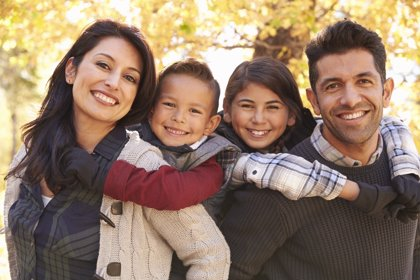
#> input picture b2.-Visión Artificial/0.-Img/Familia.jpg, 420 x 280 px
$ python '7.-Reconocimiento Facial y de Patrones.py'
#> lines starting #> are read from the running program, lines starting #| are printed output that depends on the picture; after the words box and inside, x2 and y2 are one past the last pixel; in counts of white or black regions, pixels touching at a corner belong together
#IMPORTACIÓN DE LIBRERÍAS:
import cv2 as cv #Librería OpenCV: Sirve para todo tipo de operaciones de visión artificial


#RECONOCIMIENTO FACIAL:
#Documentación de la base de datos de OpenCV para realizar el reconocimiento facial:
#https://github.com/opencv/opencv/tree/master
#HAAR CASCADES: Algoritmo de reconocimiento facial, para poder hacer el reconocimiento facial se debe hacer la extracción de la
#base de datos de haarcascade, de sus archivos xml es de donde se saca la información para poder realizar un correcto
#reconocimiento facial, en específico se jala el archivo haarcascade_frontalface_default.xml que se encuentra en el siguiente
#link, para verlo después como un texto normal y copiarlo a un bloc de notas, se debe dar clic en Raw y pegarlo en un documento
#del bloc de notas, este archivo será utilizado después, es recomendable tener una copia local para el reconocimiento facial por
#cualquier problema de conexión, actualización de la base de datos, etc. Para identificar cada parte distinta del rostro se deben
#usar diferentes bases de datos dentro de la documentación de OpenCV.

#PARÁMETROS DEL RECONOCIMIENTO FACIAL
color_rectangulo_rostro = (0, 0, 255) #Color BGR del borde del rectángulo de reconocimiento facial para rostros
grosor_rectangulo_rostro = 2 #Grosor del borde del rectángulo que identifica rostros
color_circulo_ojo = (255, 255, 0) #Color BGR del borde del rectángulo de reconocimiento facial para ojos
grosor_circulo_ojo = 2 #Grosor del borde del rectángulo que identifica ojos

#1.- Recopilación de imágenes.
img1 = cv.imread('0.-Img/Familia.jpg', 1) #Imagen RGB obtenida con el método imread()
#> img1 is the input picture: shape (280, 420, 3); mean B, G, R 104.9, 123.4, 146.6

#2.- Conversión a escala de grises: Porque es más sencillo analizar una matriz a analizar 3 sobrepuestas.
#cvtColor(): Método de la librería OpenCV que recibe como primer parámetro una imagen RGB y en su segundo parámetro recibe un
#atributo de OpenCV llamado cv.COLOR_BGR2GRAY para convertir una imagen RGB a su escala de grises.
img_gray = cv.cvtColor(img1, cv.COLOR_BGR2GRAY)
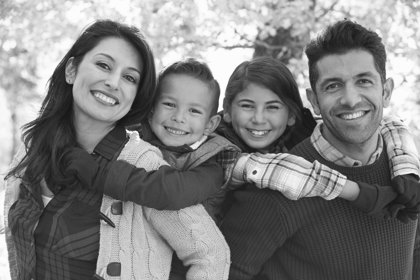
#> img_gray: shape (280, 420); min 16, max 255, mean 128.3

#cv.CascadeClassifier(): Este es un clasificador en cascada, esto se refiere a que dependiendo de ciertas características del
#reconocimiento facial, puede ir segmentando hasta identificar un rostro, ya sea de hombre, mujer, perro, gato, etc. porque cada
#uno tiene características especiales, para que funcione esto, se debe indicar como parámetro del método la base de datos
#descargada de la documentación de Github de OpenCV con extensión xml.
#https://docs.opencv.org/3.4/db/d28/tutorial_cascade_classifier.html
#Para la identificación de rostros, específicamente se utiliza la base de datos llamada haarcascade_frontalface_default.xml:
#https://github.com/opencv/opencv/tree/4.x/data/haarcascades
clasificador_caras = cv.CascadeClassifier('7.-API_Reconocimiento_Facial/7.- Reconocimiento facial OpenCV - Rostros.xml')

#objetoCascadeClassifier.detectMultiScale(): Con este método se accede a la base de datos de reconocimiento facial de OpenCV
#para el reconocimiento de rostros, a este se le pasa como parámetro la imagen que se quiere analizar, pero antes se debió haber
#obtenido la escala de grises de la imagen y jalado con el método cv.CascadeClassifier() la base de datos de reconocimiento de
#rostros.
caras = clasificador_caras.detectMultiScale(img_gray)
#> caras = [[229, 82, 63, 63], [149, 82, 67, 67], [70, 39, 78, 78], [308, 51, 83, 83]]

#Bucle for para obtener las coordenadas y dimensiones de las caras
for (x, y, ancho, alto) in caras:
    #cv.rectangle(): Con este método perteneciente a la librería OpenCV se puede crear un rectángulo, en él se indica primero
    #en que imagen obtenida con el método imread() se va a dibujar la figura, luego las coordenadas iniciales x,y de la imagen
    #en donde se va a dibujar la esquina superior izquierda del rectángulo, que en este caso son las coordenadas x,y obtenidas
    #con el reconocimiento facial, seguido de las coordenadas finales x,y que son las que incluyen el ancho y alto del rostro
    #identificado, posteriormente se indica su color y si se quiere que sea hueco o sólido el rectángulo, si se buscara que fuera
    #sólido se pondría un -1, si fuera hueco, en esta parte se indicaría el los pixeles del grosor del borde del rectángulo.
    cv.rectangle(img1, (x, y), (x + ancho, y + alto), color_rectangulo_rostro, grosor_rectangulo_rostro)
    #Para cada parte del rostro que se quiera identificar se debe crear un clasificador, todos alimentándose de la misma base de
    #datos, pero usándose para identificar distintas partes del rostro, para la parte específica de los ojos se usa la base de
    #datos llamada haarcascade_eye.xml de la documentación de OpenCV que se encuentra en el siguiente link:
    #https://raw.githubusercontent.com/opencv/opencv/master/data/haarcascades/haarcascade_eye.xml
    clasificador_ojos = cv.CascadeClassifier('7.-API_Reconocimiento_Facial/7.- Reconocimiento facial OpenCV - Ojos.xml')
    #Extraer las coordenadas de la matriz cara desde la coordenada "y" hasta "y + alto" y la coordenada "x" hasta "x + ancho" de
    #la imagen en escala de grises
    caraIndividual = img_gray[y:y+alto, x:x+ancho]
    #objetoCascadeClassifier.detectMultiScale(): Con este método se accede a la base de datos de reconocimiento facial de OpenCV
    #para el reconocimiento de ojos, a este se le pasa como parámetro la imagen que se quiere analizar, pero antes se debió
    #haber obtenido la colección de datos de identificación de rostros y jalado con el método cv.CascadeClassifier() la base de
    #datos de reconocimiento ocular. Si no se está haciendo correctamente el análisis del rostro, en esta parte es donde se puede
    #sintonizar la detección de rostros para mejorarla con los siguientes parámetros:
    # - Matriz a analizar: Que en el caso de los ojos es una submatriz de la matriz que identifica rostros.
    # - Factor de escala: Parámetro que especifica cuánto se reduce el tamaño de la imagen en cada escala de la imagen original,
    #   el factor de escala por default es de 1.1 (scaleFactor). Este valor se sube para que detecte cosas más grandes y se reduce
    #   cuando se quiere identificar partes más pequeñas.
    # - Vecindario mínimo: Parámetro que especifica cuántos pixeles vecinos debe tener cada rectángulo candidato para conservarlo,
    #   el vecindario mínimo por default es de 3 (minNeighbors).
    # - Tamaño mínimo: Tamaño mínimo posible del vecindario (minSize).
    ojos = clasificador_ojos.detectMultiScale(caraIndividual, scaleFactor = 1.01, minNeighbors = 8, minSize = (10, 10))
    #Con la imagen 'Lena.jpg': scaleFactor = 1.1, minNeighbors = 10, minSize = (10, 10)
    #Con la imagen 'Familia.jpg': scaleFactor = 1.01, minNeighbors = 8, minSize = (10, 10)
    for (x1, y1, ancho1, alto1) in ojos:
        #cv.circle(): Con este método perteneciente a la librería OpenCV se puede crear un círculo, en él se indica primero en
        #que imagen obtenida con el método imread() se va a dibujar la figura, luego la coordenada x,y de la imagen en donde se
        #va a mostrar, el radio en pixeles del círculo, su color y si se quiere que sea hueco o sólido el círculo, como se busca
        #que sea sólido se pone -1, si fuera hueco, en esta parte se indicaría los pixeles del perímetro (borde) del círculo.
        #En la interfaz se mostrará un círculo para mostrar de dónde se está obteniendo el color de la imagen.
        radio = int((ancho1 + alto1)/4)
        cv.circle(img1, (x+x1+radio, y+y1+radio), radio, color_circulo_ojo, grosor_circulo_ojo)
#> this loop made 4 passes
#> (x, y, ancho, alto, ojos) on passes 1 to 4: (229, 82, 63, 63, [[31, 14, 22, 22], [7, 12, 22, 22]]), (149, 82, 67, 67, [[9, 12, 22, 22], [34, 18, 21, 21]]), (70, 39, 78, 78, [[21, 15, 24, 24], [51, 27, 22, 22]]), (308, 51, 83, 83, [[43, 18, 24, 24], [12, 22, 25, 25]])
#> pass 1, `caraIndividual = img_gray[y:y+alto, x:x+ancho]`:
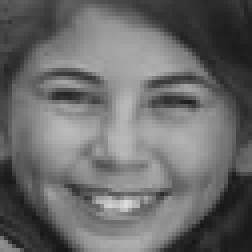
#> caraIndividual: shape (63, 63) (shown 4 times larger); min 21, max 219, mean 106.1
#> pass 2, `caraIndividual = img_gray[y:y+alto, x:x+ancho]`:
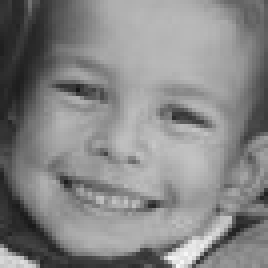
#> caraIndividual: shape (67, 67) (shown 4 times larger); min 23, max 247, mean 133.8
#> pass 3, `caraIndividual = img_gray[y:y+alto, x:x+ancho]`:
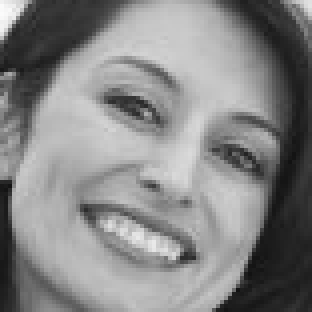
#> caraIndividual: shape (78, 78) (shown 4 times larger); min 18, max 251, mean 133.6
#> after the loop:
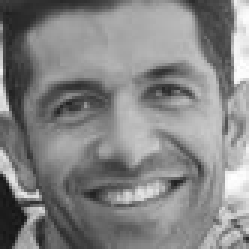
#> caraIndividual: shape (83, 83) (shown 3 times larger); min 18, max 255, mean 132.1
#> after the loop:
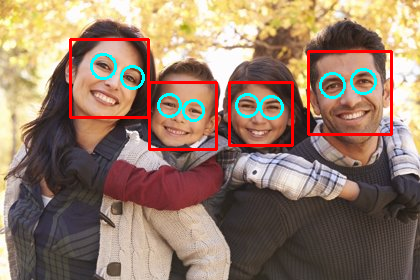
#> img1: shape (280, 420, 3); 4.32% of pixels changed, all inside (x1, y1, x2, y2) = (69, 38, 393, 151)

cv.imshow("Rostros", img1) #Mostrar una ventana que tenga como título el 1er parametro y muestre la imagen del 2do
#NO DEJAR QUE SE CIERREN LAS VENTANAS: Las siguientes dos líneas de código sirven para que no se cierre la ventana.
cv.waitKey(0) #Mostrar la ventana hasta que se presione la tecla X
cv.destroyAllWindows() #Destruir todas las ventanas después de cerrarlas con el comando


#También el reconocimiento facial se puede hacer a través de las siguientes herramientas:
# - OpenCV: https://docs.opencv.org/3.4/da/d60/tutorial_face_main.html
# - Python: https://pypi.org/project/face-recognition/
